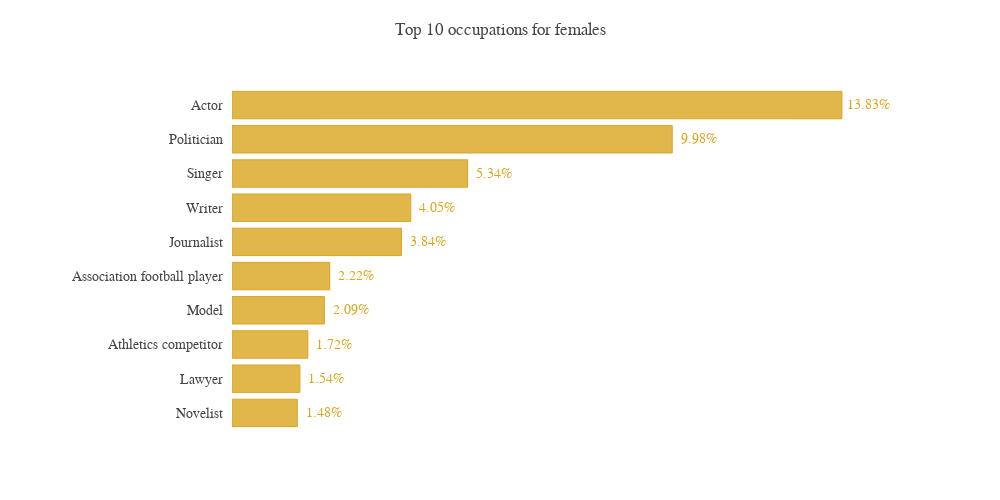

The notebook cell saved with this chart:
### Code cell
import plotly.graph_objects as go
from plotly.subplots import make_subplots

import numpy as np

y_saving = (relevant_occupations_female['count']*100).tolist()

x = relevant_occupations_female['meaning'].tolist()


# Creating two subplots
fig = go.Figure()

fig.add_trace(go.Bar(
    x=y_saving,
    y=x,
    marker=dict(
        color='rgba(218,165,32, 0.8)',
        line=dict(
        color='rgba(218,165,32, 1.0)',
        width=1),
    ),
    name='Top 10 male occupations in Quotebank\'s speakers',
    orientation='h',
))

fig.update_layout(
    autosize=False,
    width=1000,
    height=500,
    title='Top 10 occupations for females',
    yaxis=dict(
        showgrid=False,
        showline=False,
        showticklabels=True,
        domain=[0, 0.95],
        ticksuffix="  ",
        tickfont=dict(family='Nunito', size=14),
    ),
    xaxis=dict(
        zeroline=False,
        showline=False,
        showticklabels=False,
        showgrid=False,
        domain=[0.15, 0.9],
    ),
    legend=dict(x=0.029, y=1.038, font_size=13),
    margin=dict(l=100, r=20, t=70, b=70),
    template=None,
    font_family='Nunito',
)

annotations = []

y_s = np.round(y_saving, decimals=2)

# Adding labels
for yd, xd in zip(y_s, x):
    # labeling the bar net worth
    annotations.append(dict(xref='x1', yref='y1',
                            y=xd, x=yd + 0.6,
                            text=str(yd) + '%',
                            font=dict(family='Nunito', size=14,
                                      color='rgb(218,165,32)'),
                            showarrow=False))

fig.update_layout(annotations=annotations)

fig.show()
fig.write_html("images/top10_occupations_females.html")

### Figure 1 — Plotly figure (JSON) as saved in the notebook; plotly's stock layout.template omitted (floating-point values rounded to 4 significant figures)
{"data": [{"marker": {"color": "rgba(218,165,32, 0.8)", "line": {"color": "rgba(218,165,32, 1.0)", "width": 1}}, "name": "Top 10 male occupations in Quotebank's speakers", "orientation": "h", "type": "bar", "x": [1.481, 1.539, 1.72, 2.095, 2.216, 3.842, 4.054, 5.342, 9.981, 13.83], "y": ["Novelist", "Lawyer", "Athletics competitor", "Model", "Association football player", "Journalist", "Writer", "Singer", "Politician", "Actor"]}], "layout": {"annotations": [{"font": {"color": "rgb(218,165,32)", "family": "Nunito", "size": 14}, "showarrow": false, "text": "1.48%", "x": 2.08, "xref": "x", "y": "Novelist", "yref": "y"}, {"font": {"color": "rgb(218,165,32)", "family": "Nunito", "size": 14}, "showarrow": false, "text": "1.54%", "x": 2.14, "xref": "x", "y": "Lawyer", "yref": "y"}, {"font": {"color": "rgb(218,165,32)", "family": "Nunito", "size": 14}, "showarrow": false, "text": "1.72%", "x": 2.32, "xref": "x", "y": "Athletics competitor", "yref": "y"}, {"font": {"color": "rgb(218,165,32)", "family": "Nunito", "size": 14}, "showarrow": false, "text": "2.09%", "x": 2.69, "xref": "x", "y": "Model", "yref": "y"}, {"font": {"color": "rgb(218,165,32)", "family": "Nunito", "size": 14}, "showarrow": false, "text": "2.22%", "x": 2.82, "xref": "x", "y": "Association football player", "yref": "y"}, {"font": {"color": "rgb(218,165,32)", "family": "Nunito", "size": 14}, "showarrow": false, "text": "3.84%", "x": 4.44, "xref": "x", "y": "Journalist", "yref": "y"}, {"font": {"color": "rgb(218,165,32)", "family": "Nunito", "size": 14}, "showarrow": false, "text": "4.05%", "x": 4.65, "xref": "x", "y": "Writer", "yref": "y"}, {"font": {"color": "rgb(218,165,32)", "family": "Nunito", "size": 14}, "showarrow": false, "text": "5.34%", "x": 5.94, "xref": "x", "y": "Singer", "yref": "y"}, {"font": {"color": "rgb(218,165,32)", "family": "Nunito", "size": 14}, "showarrow": false, "text": "9.98%", "x": 10.58, "xref": "x", "y": "Politician", "yref": "y"}, {"font": {"color": "rgb(218,165,32)", "family": "Nunito", "size": 14}, "showarrow": false, "text": "13.83%", "x": 14.43, "xref": "x", "y": "Actor", "yref": "y"}], "autosize": false, "font": {"family": "Nunito"}, "height": 500, "legend": {"font": {"size": 13}, "x": 0.029, "y": 1.038}, "margin": {"b": 70, "l": 100, "r": 20, "t": 70}, "title": {"text": "Top 10 occupations for females"}, "width": 1000, "xaxis": {"domain": [0.15, 0.9], "showgrid": false, "showline": false, "showticklabels": false, "zeroline": false}, "yaxis": {"domain": [0, 0.95], "showgrid": false, "showline": false, "showticklabels": true, "tickfont": {"family": "Nunito", "size": 14}, "ticksuffix": "  "}}}
